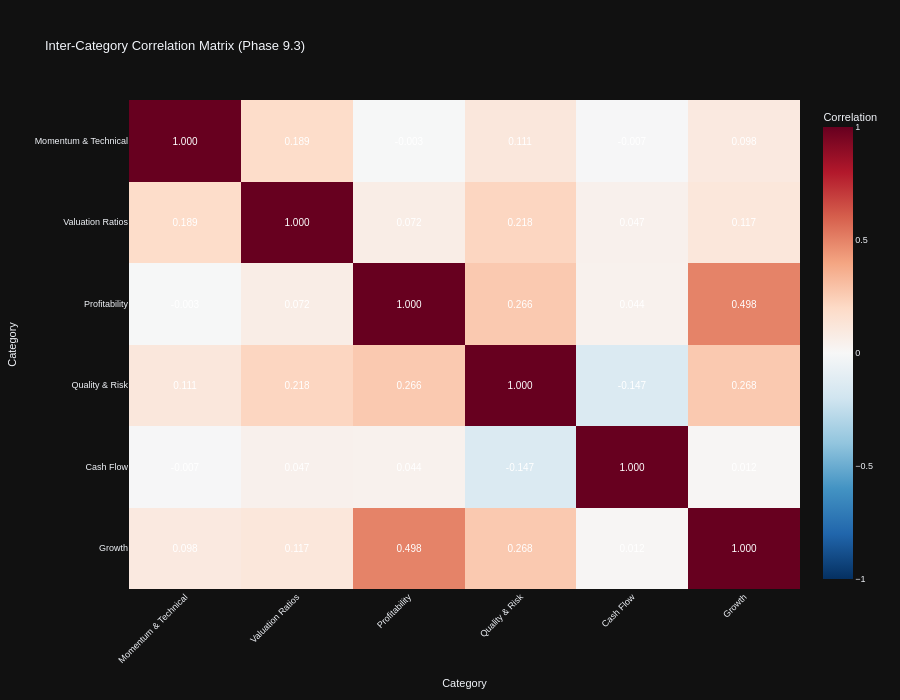

The notebook cell saved with this chart:
### Code cell
# Visualization 3: Category Correlation Network
print("\n📊 Category Correlation Network:")

# Compute correlation matrix between category scores
if category_sector_scores:
    # Create category score matrix (stocks × categories)
    category_score_matrix = pd.DataFrame()

    for category_name, category_metrics in category_mapping.items():
        available_in_category = [m for m in category_metrics if m in all_stocks_preprocessed.columns]

        if len(available_in_category) == 0:
            continue

        # Compute z-scores for available metrics and average to get category score
        category_data = all_stocks_preprocessed[available_in_category].copy()

        # Convert to numeric
        for col in available_in_category:
            category_data[col] = pd.to_numeric(category_data[col], errors='coerce')

        # Compute z-scores and average
        z_scored_data = category_data.apply(lambda x: zscore(x, nan_policy='omit'))
        category_score_matrix[category_name] = z_scored_data.mean(axis=1)

    # Compute correlation matrix
    category_corr = category_score_matrix.corr()

    # Create interactive heatmap for category correlations with value annotations
    # Following code_guidelines.md Section 17.1: Heatmaps and Conditional Formatting
    fig_corr_network = px.imshow(
        category_corr,
        labels=dict(x="Category", y="Category", color="Correlation"),
        title="Inter-Category Correlation Matrix (Phase 9.3)",
        color_continuous_scale="RdBu_r",  # Diverging scale for correlation (-1 to +1)
        aspect="auto",
        zmin=-1,
        zmax=1,
        text_auto=".3f"  # ✅ Display correlation values formatted to 3 decimals (Section 17.1)
    )

    # Enhanced styling per Section 17.1 style guidelines
    fig_corr_network.update_traces(
        textfont=dict(
            size=10,
            color='white',  # High contrast on diverging color scale
            family='Arial'  # Standard sans-serif font (Section 17.4)
        )
    )

    fig_corr_network.update_layout(
        height=700,
        xaxis_tickangle=-45,
        font=dict(size=9, family="Arial"),
        template="plotly_dark"  # ✅ Dark mode compatible theme (Section 17.1)
    )

    fig_corr_network.show()
    output_path = eda_output_dir / "phase93_category_correlation_network.html"
    fig_corr_network.write_html(output_path)

    print(f"\n✓ Category correlation network complete")
    print(f"  Categories analyzed: {len(category_corr)}")
    print(f"  Output: {output_path}")

    # Find strongest positive and negative correlations
    corr_pairs = []
    for i in range(len(category_corr.columns)):
        for j in range(i + 1, len(category_corr.columns)):
            cat1 = category_corr.columns[i]
            cat2 = category_corr.columns[j]
            corr_val = category_corr.iloc[i, j]
            if not np.isnan(corr_val):
                corr_pairs.append((cat1, cat2, corr_val))

    # Sort by absolute correlation
    corr_pairs.sort(key=lambda x: abs(x[2]), reverse=True)

    print(f"\n  🔗 Strongest Category Relationships:")
    for cat1, cat2, corr in corr_pairs[:5]:
        print(f"    {cat1} ↔ {cat2}: {corr:.2f}")
else:
    print("  ⚠️ No category data available for correlation analysis")

### Figure 1 — Plotly figure (JSON) as saved in the notebook; plotly's stock layout.template omitted (floating-point values rounded to 4 significant figures)
{"data": [{"coloraxis": "coloraxis", "name": "0", "texttemplate": "%{z:.3f}", "x": ["Momentum & Technical", "Valuation Ratios", "Profitability", "Quality & Risk", "Cash Flow", "Growth"], "y": ["Momentum & Technical", "Valuation Ratios", "Profitability", "Quality & Risk", "Cash Flow", "Growth"], "z": [[1.0, 0.1889, -0.003108, 0.1112, -0.00741, 0.0979], [0.1889, 1.0, 0.07192, 0.2176, 0.04698, 0.1167], [-0.003108, 0.07192, 1.0, 0.266, 0.04357, 0.4983], [0.1112, 0.2176, 0.266, 1.0, -0.1471, 0.2676], [-0.00741, 0.04698, 0.04357, -0.1471, 1.0, 0.01205], [0.0979, 0.1167, 0.4983, 0.2676, 0.01205, 1.0]], "type": "heatmap", "xaxis": "x", "yaxis": "y", "hovertemplate": "Category: %{x}<br>Category: %{y}<br>Correlation: %{z}<extra></extra>", "textfont": {"color": "white", "family": "Arial", "size": 10}}], "layout": {"xaxis": {"anchor": "y", "domain": [0.0, 1.0], "title": {"text": "Category"}, "tickangle": -45}, "yaxis": {"anchor": "x", "domain": [0.0, 1.0], "autorange": "reversed", "title": {"text": "Category"}}, "coloraxis": {"colorbar": {"title": {"text": "Correlation"}}, "colorscale": [[0.0, "rgb(5,48,97)"], [0.1, "rgb(33,102,172)"], [0.2, "rgb(67,147,195)"], [0.3, "rgb(146,197,222)"], [0.4, "rgb(209,229,240)"], [0.5, "rgb(247,247,247)"], [0.6, "rgb(253,219,199)"], [0.7, "rgb(244,165,130)"], [0.8, "rgb(214,96,77)"], [0.9, "rgb(178,24,43)"], [1.0, "rgb(103,0,31)"]], "cmin": -1, "cmax": 1}, "title": {"text": "Inter-Category Correlation Matrix (Phase 9.3)"}, "font": {"size": 9, "family": "Arial"}, "height": 700}}
